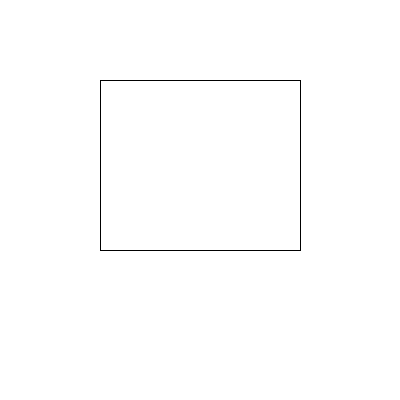
Frame 1 (no input)
Frame 60 (the mouse pressed at the canvas centre just before this capture): identical to frame 1, image omitted
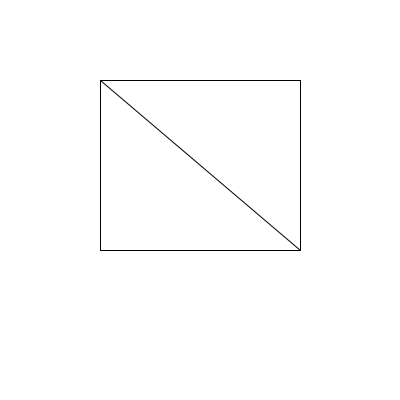
Frame 120 (the mouse held since frame 60 and released just before this capture)

The Processing sketch that drew these frames (run headless with seeded random() and noise(); from frame 60 on, the mouse is pressed at the canvas centre):

// Processing sketch: PuntoDentroUnRettangolo
// ── PuntoDentroUnRettangolo.pde
int X0 = 100;
int X1 = 300;

int Y0 = 80;
int Y1 = 250;

void setup()
{
  size(400, 400);
}

void draw()
{
  background(255);
  int X = mouseX;
  int Y = mouseY;
  
  rect(X0, Y0, X1-X0, Y1-Y0);
  
  if(X >= X0 && X <= X1 && Y >= Y0 && Y <= Y1)
  {
    line(X0, Y0, X1, Y1);
  }
}
